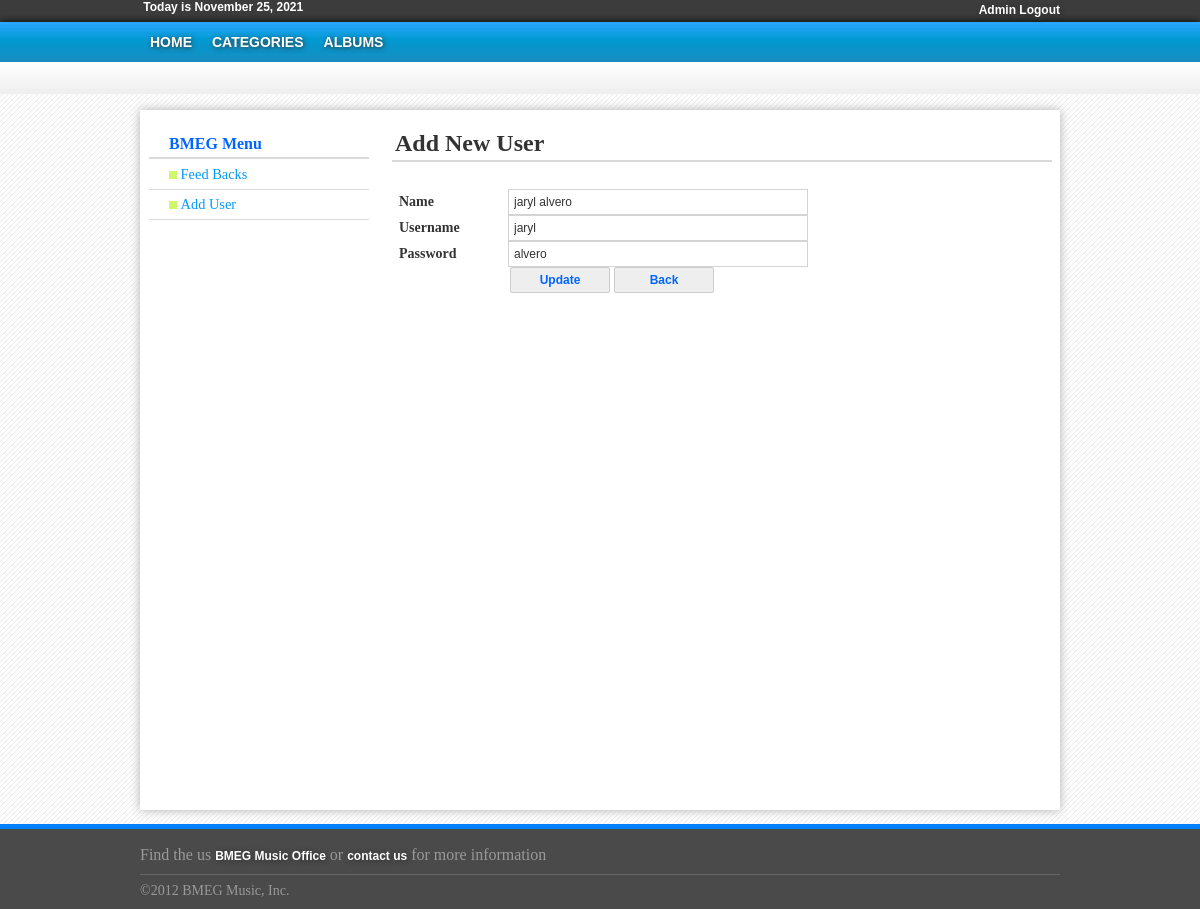
Page /Administrator/PHP/AdminEditUser.php?id=15 (signed in) on the committed database.
### tables this page shows
CREATE TABLE IF NOT EXISTS `tblusers` (
`user_id` int(100) NOT NULL,
  `name` varchar(60) NOT NULL,
  `username` varchar(30) NOT NULL,
  `password` varchar(30) NOT NULL
);

### Administrator/PHP/AdminEditUser.php (the view, shortened to what this page needs)
<?php
if(isset($_SESSION['user_id'])==0){
header("location:../../loginpage.php");
}else{
?>
<!DOCTYPE html PUBLIC "-//W3C//DTD XHTML 1.0 Transitional//EN" "http://www.w3.org/TR/xhtml1/DTD/xhtml1-transitional.dtd">
<html xmlns="http://www.w3.org/1999/xhtml">
<head>
<link rel="stylesheet" type="text/css" href="../css/AdminStyle.css" />
</head>
<body>
<div class="header_wrapper">
	<div class="login">
          <?php
				$today = date("F j, Y");
				echo '&nbsp;Today is '.$today;
				?>
            <ul>
                <li><a href="logout.php">Admin Logout</a></li>
            </ul>
   	</div>
</div>
<div class="header_menu">
	<div class="menu">
    	<ul>
        	<li><a href="AdminHome.php">HOME</a></li>
            <li><a href="AdminCategory.php">CATEGORIES</a></li>
            <li><a href="AdminAlbum.php">ALBUMS</a></li>
    	</ul>
    </div>
</div>
<div class="header_under"></div>
<div class="container_wrapper">
    <div class="sidebar_menu">
    	<h4 class="header">BMEG Menu</h4>
    	<ul>
        	<li><a href="Feedback.php"><img src="../Templates/list-style.png" height="8"  width="8"/>&nbsp;Feed Backs</a></li>
            <li><a href="AddUser.php"><img src="../Templates/list-style.png" height="8"  width="8"/>&nbsp;Add User</a></li>
        </ul>
    </div>
    <div class="home_content">
    	<h2 class="header">Add New User</h2>
        	<div class="form">
            	<form  method="post" id="form" action="AdminUpdateUser.php" />
                <?php
				$id = $_REQUEST['id'];
				$getUser = mysql_query("SELECT * FROM tblusers WHERE user_id = '$id'");
				while($row = mysql_fetch_array($getUser)){
				?>
                    <div>
                    	<label for="Name">Name</label>
                        <input type="text" name="txtname" value="<?php echo $row['name']?>" placeholder="Complete Name" size="39"/>
                    </div>
                    <div>
                    	<label for="username">Username</label>
                        <input type="text" name="txtusername" value="<?php echo $row['username']?>" placeholder="Username" size="39"/>
                    </div>
                    <div>
                    	<label for="password">Password</label>
                        <input type="text" name="txtpass" value="<?php echo $row['password']?>" placeholder="Password" size="39"/>
                    </div>
                    <div>
                    	<input type="submit" value="Update" id="button1" name="add"/>
                        <input type="button" value="Back" id="button2" onclick="window.location.href='AddUser.php'"/>
                    </div>
                    <?php }?>
            </div>
    </div>
</div>
<div class="footer_wrapper">
    <div class="footer_menu">
    	<ul>
        	<li>Find the us <a href="Frontend/Contacts.php">BMEG Music Office</a> or <a href="Frontend/Contacts.php">contact us</a>  for more information</li>
        </ul>
        <br /> <br /> <br />
        <span style="color:#999; font-size:14px; margin-top:10px;">&copy;2012 BMEG Music, Inc.</span>
    </div>
</div>
</body>
</html><?php } ?>

### Administrator/css/AdminStyle.css (style rules this page uses)
html,body { padding:0px; margin:0px; background:url(../Templates/body_back1.jpg) #fff top repeat-x; }
.header_menu { height:40px; width:100%; background:url(../Templates/menu_back.jpg) repeat-x; -moz-box-shadow:0px 0px 8px #000; -webkit-box-shadow:0px 0px 8px #000; -box-shadow:0px 0px 8px #000; border:1px medium #000; }
.menu { width:920px; margin-left:auto; margin-right:auto; }
.menu ul { padding:0px; margin:0px; }
.menu ul li { position:relative; float:left; list-style:none; line-height:40px; }
.menu ul li a { text-decoration:none; display:block; padding:10px; line-height:20px; font-family:Arial, Helvetica, sans-serif; font-size:14px; font-weight:900; text-shadow:1px 1px 5px #333; color:#FFF; }
.header_under { background:url(../Templates/headerunder.png) repeat-x; width:100%; height:32px; }
.header_wrapper { width:100%; height:22px; padding:0px; margin:0px; background:#3C3C3C; }
.login { font-family:Arial, Helvetica, sans-serif; color:#FFF; font-size:12px; padding-top: font-size:12px; width:920px; font-weight:900; margin-left:auto; margin-right:auto; }
.login ul { float:right; padding:0px; margin:0px; }
.login ul li { position:relative; list-style:none; }
.login ul li a { text-decoration:none; line-height:20px; font-family:Arial, Helvetica, sans-serif; font-size:12px; font-weight:900; text-shadow:1px 1px 5px #333; color:#FFF; }
.container_wrapper { width:920px; height:700px; padding:0px; margin-top:16px; margin-left:auto; margin-right:auto; -moz-box-shadow:0px 0px 10px #B0B0B0; -webkit-box-shadow:0px 0px 10px #B0B0B0; border:1px medium #B0B0B0; background:#FFF; }
.home_content { width:660px; height:500px; float:right; margin-right:8px; padding:0px; }
.home_content .header { font-weight:bold; color:#333; border-bottom:2px solid #dadada; padding-bottom:3px; padding-left:3px; }
.sidebar_menu { width:220px; height:500px; margin-left:9px; float:left; }
.sidebar_menu .header { font-weight:bold; color:#06F; margin-bottom:1px; border-bottom:2px solid #dadada; padding:4px 0px 4px 20px; }
.sidebar_menu ul { padding:0px; margin:0px; list-style-type:none; margin-bottom:10px; }
.sidebar_menu ul li { padding-bottom:0px; }
.sidebar_menu ul li a { font:"Trebuchet MS", Arial, Helvetica, sans-serif; font-size:90%; color:#09F; display:block; border-bottom:1px solid #dadada; padding-left:20px; text-decoration:none; padding-top:6px; padding-bottom:6px; }
.form { width:640px; height:500px; padding:7px 7px; }
label { width:105px; font:"Times New Roman", Times, serif; font-size:14px; font-weight:bold; color:#333; margin-top:5px; display:inline-block; }
#button1 { width:100px; font-weight:bold; border:1px solid #CCC; background:#EEE; margin-left:111px; color:#06F; -moz-border-radius:2px; -webkit-border-radius:2px; border-radius:2px; cursor:pointer; }
#button2 { width:100px; font-weight:bold; border:1px solid #CCC; background:#EEE; color:#06F; -moz-border-radius:2px; -webkit-border-radius:2px; border-radius:2px; cursor:pointer; }
input,select { padding:5px 5px; border:1px solid #D4D4D4; font-family:"Trebuchet MS", Arial, Helvetica, sans-serif; font-size:12px; color:#333; display:inline-block; }
.footer_wrapper { width:100%; height:80px; margin-top:14px; background:#4A4A4A; border-top:5px solid #0080FF; }
.footer_menu { width:920px; margin-left:auto; margin-right:auto; }
.footer_menu ul { padding:0px; margin:0px; list-style:none; float:left; border-bottom:1px solid #666; width:100%; padding-bottom:8px; padding-top:6px; }
.footer_menu ul li { line-height:20px; padding-top:10px; color:#999; font-weight:500px; }
.footer_menu ul li a { text-decoration:none;line-height:20px;font-family:Arial, Helvetica, sans-serif;font-size:12px;;text-shadow:1px 1px 5px #333;color:#FFF; font-weight:560 }

### rows in the picture
tblusers: txtname "jaryl alvero", txtusername "jaryl", txtpass "alvero"
